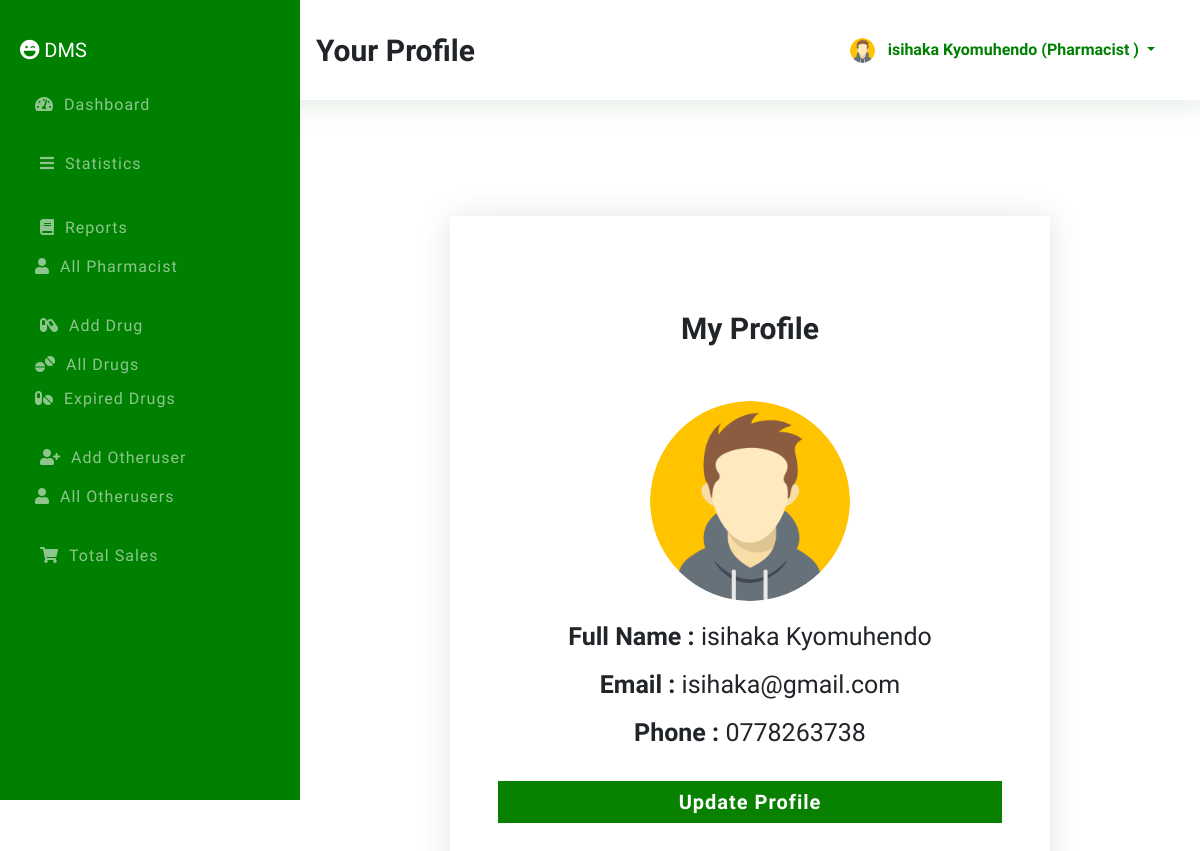
Page /index.php?id=userProfile (signed in) on the earlier database version.
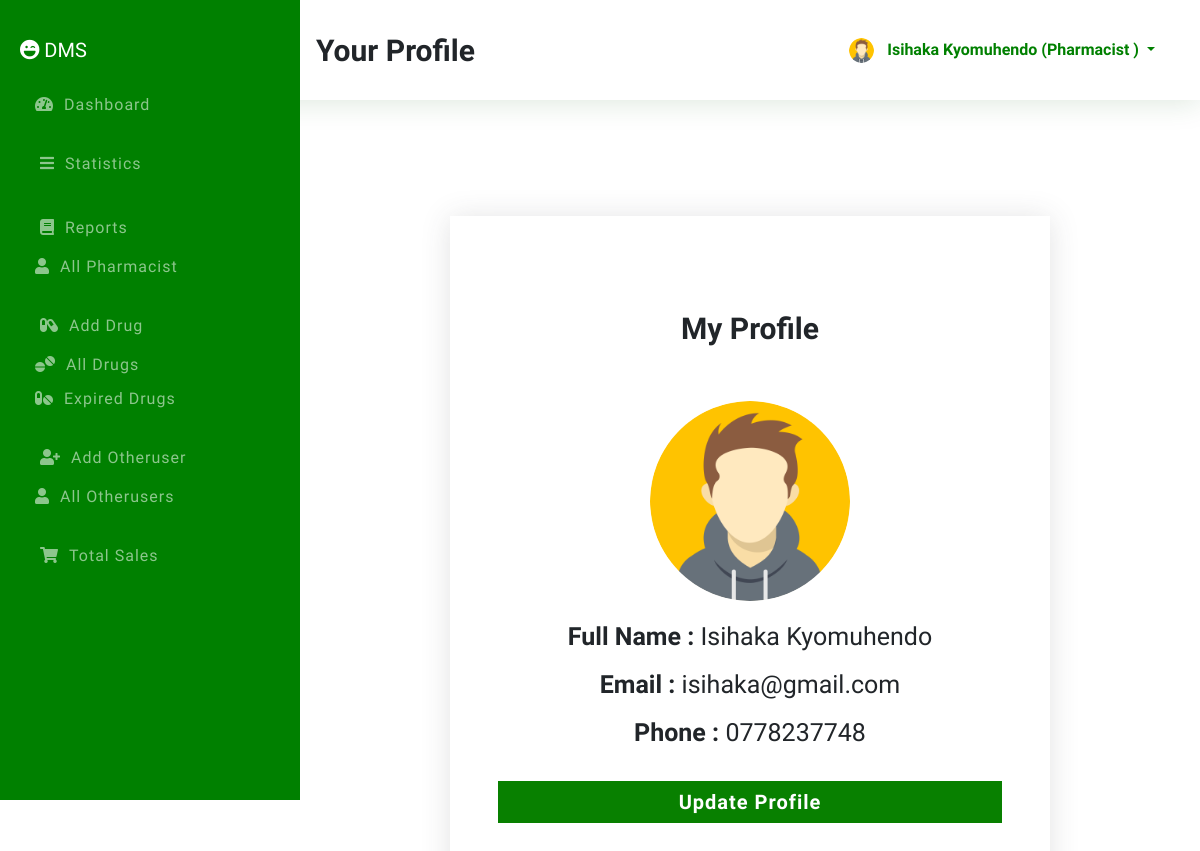
Same page on the later database version.
### tables this page shows
CREATE TABLE `pharmacists` (
  `id` int(11) NOT NULL,
  `fname` varchar(100) NOT NULL,
  `lname` varchar(100) NOT NULL,
  `email` varchar(100) NOT NULL,
  `phone` varchar(100) NOT NULL,
  `password` varchar(100) NOT NULL,
  `role` varchar(100) NOT NULL DEFAULT 'pharmacist',
  `avatar` varchar(100) NOT NULL DEFAULT 'avatar.png'
);

### index.php (the view, shortened to what this page needs)
<?php
$sessionId = $_SESSION['id'] ?? '';
$sessionRole = $_SESSION['role'] ?? '';
$connection = mysqli_connect(DB_HOST, DB_USER, DB_PASSWORD, DB_NAME);
$id = $_REQUEST['id'] ?? 'dashboard';
$action = $_REQUEST['action'] ?? '';
?>
<!DOCTYPE html>
<html lang="en">
<head>
    <link rel="stylesheet" href="assets/css/bootstrap.min.css">
    <link rel="stylesheet" href="assets/css/all.min.css">
    <link rel="stylesheet" href="assets/css/style.css">
</head>
<body">
    <section class="topber">
        <div class="topber__title">
            <span class="topber__title--text">
                <?php
                if ('dashboard' == $id) {
                    echo "DashBoard";
                }elseif ('statistics' == $id) {
                    echo "Statistics";
                }elseif ('reports' == $id) {
                    echo "Reports";
                }  elseif ('addPharmacist' == $id) {
                    echo "Add Pharmacist";
                } elseif ('allPharmacist' == $id) {
                    echo "Pharmacists";
                } elseif ('sellDrug' == $action) {
                    echo "Sell Drug";
                }elseif ('addDrug' == $id) {
                    echo "Add Drug";
                } elseif ('allDrug' == $id) {
                    echo "Drugs";
                } elseif ('expiredDrug' == $id) {
                    echo "Expired Drugs";
                } elseif ('addSalesman' == $id) {
                    echo "Add OtherUser";
                } elseif ('allSalesman' == $id) {
                    echo "Otherusers";
                } elseif ('userProfile' == $id) {
                    echo "Your Profile";
                } elseif ('editPharmacist' == $action) {
                    echo "Edit Pharmacist";
                } elseif ('editDrug' == $action) {
                    echo "Edit Drug";
                } elseif ('viewDrug' == $action) {
                    echo "View Drug";
                } elseif ('editSalesman' == $action) {
                    echo "Edit Otheruser";
                }elseif ('sales' == $id) {
                    echo "Sales";
                }
                ?>
            </span>
        </div>
        <div class="topber__profile">
            <?php
            $query = "SELECT * FROM {$sessionRole}s WHERE id='$sessionId'";
            $result = mysqli_query($connection, $query);
            if ($data = mysqli_fetch_assoc($result)) {
                $fname = $data['fname'];
                $lname = $data['lname'];
                $role = $data['role'];
                $avatar = $data['avatar'];
                ?>
            <img src="assets/img/<?php echo "$avatar"; ?>" height="25" width="25" class="rounded-circle" alt="profile">
            <div class="dropdown">
                <button class="btn dropdown-toggle" type="button" id="dropdownMenuButton" data-toggle="dropdown"
                    aria-haspopup="true" aria-expanded="false">
                    <?php
                                        if ($role == 'salesman') {
                                            echo "$fname $lname (" . $title . " )";
                                        } elseif ($role == 'admin') {
                                            echo "$fname $lname (Systems Admin)";
                                        } else {
                                            echo "$fname $lname (" . ucwords($role) . " )";
                                        }
            }
            ?>
                </button>
            </div>
        </div>
    </section>
    <section id="sideber" class="sideber">
        <ul class="sideber__ber">
            <h3 class="sideber__panel"><i id="left" class="fas fa-laugh-wink"></i> DMS</h3>
            <li id="left" class="sideber__item<?php if ('dashboard' == $id) {
                echo " active";
            } ?>">
                <a href="index.php?id=dashboard"><i id="left" class="fas fa-tachometer-alt"></i>Dashboard</a>
            </li>
            <li id="left" class="sideber__item sideber__item--modify<?php if ('statistics' == $id) {
                                    echo " active";
                                } ?>">
                <a href="index.php?id=statistics"><i id="left" class="fas fa-bars"></i></i>Statistics</a>
            </li>
            <li id="left" class="sideber__item sideber__item--modify<?php if ('reports' == $id) {
                                    echo " active";
                                } ?>">
                <a href="index.php?id=reports"><i id="left" class="fas fa-book"></i></i>Reports</a>
            </li>
            <li id="left" class="sideber__item<?php if ('allPharmacist' == $id) {
                echo " active";
            } ?>">
                <a href="index.php?id=allPharmacist"><i id="left" class="fas fa-user"></i>All Pharmacist</a>
            </li>
            <?php if ('admin' == $sessionRole || 'pharmacist' == $sessionRole) { ?>
            <li id="left" class="sideber__item sideber__item--modify<?php if ('addDrug' == $id) {
                                    echo " active";
                                } ?>">
                <a href="index.php?id=addDrug"><i id="left" class="fas fa-capsules"></i></i>Add
                    Drug</a>
            </li>
            <?php } ?>
            <li id="left" class="sideber__item<?php if ('allDrug' == $id) {
                echo " active";
            } ?>">
                <a href="index.php?id=allDrug"><i id="left" class="fas fa-tablets"></i>All Drugs</a>
            </li>
            <li id="left" class="sideber__item<?php if ('expiredDrug' == $id) {
                echo " active";
            } ?>">
                <a href="index.php?id=expiredDrug"><i id="left" class="fas fa-pills"></i>Expired Drugs</a>
            </li>
            <?php if ('admin' == $sessionRole || 'pharmacist' == $sessionRole) { ?>
            <li id="left" class="sideber__item sideber__item--modify<?php if ('addSalesman' == $id) {
                                    echo " active";
                                } ?>">
                <a href="index.php?id=addSalesman"><i id="left" class="fas fa-user-plus"></i>Add Otheruser</a>
            </li>
            <?php } ?>
            <li id="left" class="sideber__item<?php if ('allSalesman' == $id) {
                echo " active";
            } ?>">
                <a href="index.php?id=allSalesman"><i id="left" class="fas fa-user"></i>All Otherusers</a>
            </li>
            <?php if ('admin' == $sessionRole || 'pharmacist' == $sessionRole) { ?>
            <li id="left" class="sideber__item sideber__item--modify<?php if ('sales' == $id) {
                                    echo " active";
                                } ?>">
                <a href="index.php?id=sales"><i id="left" class="fas fa-shopping-cart"></i>Total Sales</a>
            </li>
            <?php
            } ?>
        </ul>
    </section>
    <section class="main">
        <div class="container">
            <div class="drugs">
                <?php if ('userProfile' == $id) {
                    $query = "SELECT * FROM {$sessionRole}s WHERE id='$sessionId'";
                    $result = mysqli_query($connection, $query);
                    $data = mysqli_fetch_assoc($result)
                        ?>
                <div class="userProfile">
                    <div class="main__form myProfile">
                        <form action="index.php">
                            <div class="main__form--title myProfile__title text-center">My Profile</div>
                            <div class="form-row text-center">
                                <div class="col col-12 text-center pb-3">
                                    <img src="assets/img/<?php echo $data['avatar']; ?>"
                                        class="img-fluid rounded-circle" alt="">
                                </div>
                                <div class="col col-12">
                                    <h4><b>Full Name : </b>
                                        <?php printf("%s %s", $data['fname'], $data['lname']); ?>
                                    </h4>
                                </div>
                                <div class="col col-12">
                                    <h4><b>Email : </b>
                                        <?php printf("%s", $data['email']); ?>
                                    </h4>
                                </div>
                                <div class="col col-12">
                                    <h4><b>Phone : </b>
                                        <?php printf("%s", $data['phone']); ?>
                                    </h4>
                                </div>
                                <div class="col col-12">
                                    <input class="updateMyProfile" type="submit" value="Update Profile">
                                </div>
                            </div>
                        </form>
                    </div>
                </div>
                <?php } ?>
            </div>
        </div>
    </section>
    </body>
</html>

### assets/css/style.css (style rules this page uses)
*, *::before, *::after { margin: 0; padding: 0; -webkit-box-sizing: border-box; box-sizing: border-box; }
a { text-decoration: none !important; }
.topber { position: fixed; width: 100%; top: 0; left: 0; padding-left: 300px; right: 0; z-index: 999; -webkit-box-shadow: 0 0.15rem 1.75rem 0 rgba(23, 107, 41, 0.15); box-shadow: 0 0.15rem 1.75rem 0 rgba(20, 95, 24, 0.15); background-color: #fff; }
.topber__title { height: 12.5vh; float: left; display: -webkit-box; display: -ms-flexbox; display: flex; -webkit-box-orient: horizontal; -webkit-box-direction: normal; -ms-flex-direction: row; flex-direction: row; -webkit-box-align: center; -ms-flex-align: center; align-items: center; padding-left: 1rem; }
.topber__title--text { font-size: 30px; font-weight: bold; }
.topber__profile { height: 12.5vh; float: right; padding-right: 10px; display: -webkit-box; display: -ms-flexbox; display: flex; -webkit-box-orient: horizontal; -webkit-box-direction: normal; -ms-flex-direction: row; flex-direction: row; -webkit-box-align: center; -ms-flex-align: center; align-items: center; padding: 2rem; }
.topber__profile button { color: #008000; line-height: 10px; font-weight: bold; }
.sideber { position: fixed; top: 0; overflow-y: auto; left: 0; bottom: 0; width: 300px; height: 100vh; padding: 40px 20px 20px 20px; background-color: #008000; background-image: -webkit-gradient(linear, left top, left bottom, color-stop(10%, #008000), to(#008000)); background-image: linear-gradient(180deg, #008000 10%, #008000 10%); background-size: cover; -webkit-transition: left 0.5s ease; transition: left 0.5s ease; z-index: 999; }
.sideber__ber { list-style: none; }
.sideber__panel { font-size: 20px; color: #fff; line-height: 1.2rem; padding-bottom: 20px; }
.sideber__panel i { color: #fff; }
.sideber__item { padding: 5px; }
.sideber__item a { color: rgba(255, 255, 255, 0.55); font-size: 16px; letter-spacing: 1px; font-weight: 500; }
.sideber__item a i { color: rgba(255, 255, 255, 0.55); padding: 0 10px; }
.sideber__item--modify { padding: 30px 10px 10px 10px; }
.main { margin-left: 300px; margin-top: 10vh; padding: 2rem; }
.main__form { max-width: 600px; padding: 5rem 3rem; -webkit-box-shadow: 0 0.15rem 1.75rem 0 rgba(58, 59, 69, 0.15); box-shadow: 0 0.15rem 1.75rem 0 rgba(58, 59, 69, 0.15); margin: 5rem auto; }
.main__form--title { font-size: 30px; font-weight: bold; padding: 10px 0; }
.main__form input[type="submit"] { width: 100%; letter-spacing: 1px; font-weight: bold; font-size: 20px; color: #fff; text-align: center; margin-top: 10px; padding: 14px 0; -webkit-transition: 0.5s ease; transition: 0.5s ease; border: 1px solid #088000; background-color: #088000; }
.main__form img { width: 200px; height: 200px; }
.main .myProfile__title { padding-bottom: 50px; }
.main .myProfile h4 { font-size: 25px; padding: 5px 20px; }
.main .myProfile .updateMyProfile { margin-top: 20px; padding: 5px 0; }

Differences in the rows shown:
changed pharmacists "Kyomuhendo": fname "isihaka" → "Isihaka"; phone "0778263738" → "0778237748"
